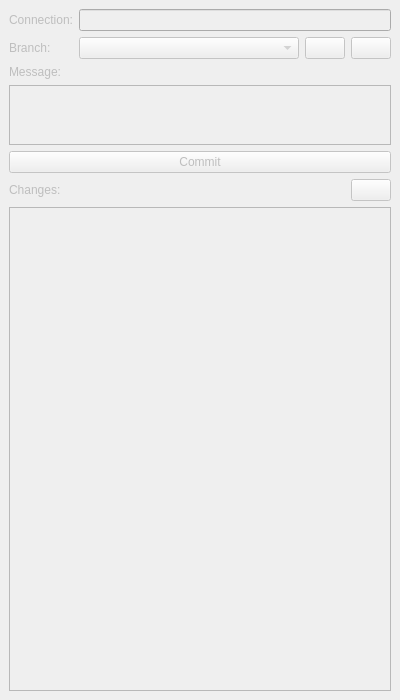
<?xml version="1.0" encoding="UTF-8"?>
<ui version="4.0">
 <class>DockWidget</class>
 <widget class="QDockWidget" name="DockWidget">
  <property name="enabled">
   <bool>false</bool>
  </property>
  <property name="geometry">
   <rect>
    <x>0</x>
    <y>0</y>
    <width>400</width>
    <height>700</height>
   </rect>
  </property>
  <property name="minimumSize">
   <size>
    <width>400</width>
    <height>700</height>
   </size>
  </property>
  <property name="allowedAreas">
   <set>Qt::DockWidgetArea::LeftDockWidgetArea|Qt::DockWidgetArea::RightDockWidgetArea</set>
  </property>
  <property name="windowTitle">
   <string>Version Manager</string>
  </property>
  <widget class="QWidget" name="dockWidgetContents">
   <layout class="QVBoxLayout" name="verticalLayout">
    <item>
     <layout class="QFormLayout" name="form_layout">
      <property name="sizeConstraint">
       <enum>QLayout::SizeConstraint::SetMinAndMaxSize</enum>
      </property>
      <item row="0" column="0">
       <widget class="QLabel" name="label_connection">
        <property name="text">
         <string>Connection:</string>
        </property>
       </widget>
      </item>
      <item row="0" column="1">
       <widget class="QLineEdit" name="edit_connection">
        <property name="enabled">
         <bool>false</bool>
        </property>
        <property name="readOnly">
         <bool>true</bool>
        </property>
       </widget>
      </item>
      <item row="1" column="0">
       <widget class="QLabel" name="label_branch">
        <property name="text">
         <string>Branch:</string>
        </property>
       </widget>
      </item>
      <item row="1" column="1">
       <layout class="QHBoxLayout" name="horizontal_layout">
        <item>
         <widget class="QComboBox" name="combo_branches">
          <property name="sizePolicy">
           <sizepolicy hsizetype="Expanding" vsizetype="Minimum">
            <horstretch>0</horstretch>
            <verstretch>0</verstretch>
           </sizepolicy>
          </property>
         </widget>
        </item>
        <item>
         <widget class="QPushButton" name="button_refresh_branches">
          <property name="toolTip">
           <string>Refresh branches.</string>
          </property>
          <property name="text">
           <string/>
          </property>
         </widget>
        </item>
        <item>
         <widget class="QPushButton" name="button_create_branch">
          <property name="sizePolicy">
           <sizepolicy hsizetype="Minimum" vsizetype="Minimum">
            <horstretch>0</horstretch>
            <verstretch>0</verstretch>
           </sizepolicy>
          </property>
          <property name="toolTip">
           <string>Create and switch to new branch based on the current one.</string>
          </property>
          <property name="text">
           <string/>
          </property>
         </widget>
        </item>
       </layout>
      </item>
     </layout>
    </item>
    <item>
     <widget class="QLabel" name="label_message">
      <property name="text">
       <string>Message:</string>
      </property>
     </widget>
    </item>
    <item>
     <widget class="QPlainTextEdit" name="edit_message">
      <property name="sizePolicy">
       <sizepolicy hsizetype="Expanding" vsizetype="Fixed">
        <horstretch>0</horstretch>
        <verstretch>0</verstretch>
       </sizepolicy>
      </property>
      <property name="minimumSize">
       <size>
        <width>0</width>
        <height>60</height>
       </size>
      </property>
      <property name="maximumSize">
       <size>
        <width>16777215</width>
        <height>60</height>
       </size>
      </property>
     </widget>
    </item>
    <item>
     <widget class="QPushButton" name="button_commit">
      <property name="toolTip">
       <string>Commit changes to current branch.</string>
      </property>
      <property name="text">
       <string>Commit</string>
      </property>
     </widget>
    </item>
    <item>
     <layout class="QHBoxLayout" name="horizontalLayout">
      <item>
       <widget class="QLabel" name="label_changes">
        <property name="sizePolicy">
         <sizepolicy hsizetype="Expanding" vsizetype="Minimum">
          <horstretch>0</horstretch>
          <verstretch>0</verstretch>
         </sizepolicy>
        </property>
        <property name="text">
         <string>Changes:</string>
        </property>
       </widget>
      </item>
      <item>
       <widget class="QPushButton" name="button_refresh_changes">
        <property name="sizePolicy">
         <sizepolicy hsizetype="Minimum" vsizetype="Minimum">
          <horstretch>0</horstretch>
          <verstretch>0</verstretch>
         </sizepolicy>
        </property>
        <property name="toolTip">
         <string>Refresh changes.</string>
        </property>
        <property name="text">
         <string/>
        </property>
       </widget>
      </item>
     </layout>
    </item>
    <item>
     <widget class="QTableView" name="table_status"/>
    </item>
   </layout>
  </widget>
 </widget>
 <resources/>
 <connections/>
</ui>
